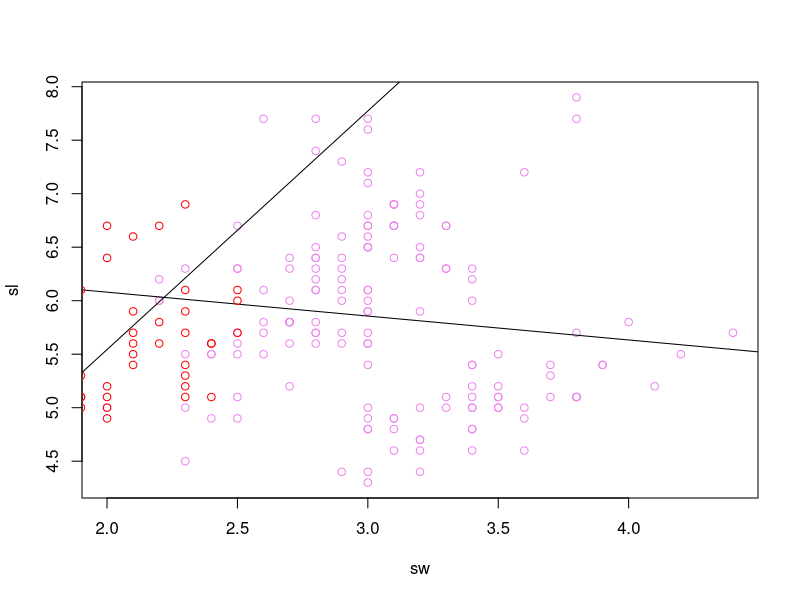

The R source for this figure:
library(dplyr)
data("iris")
sl = iris$Sepal.Length
sw = iris$Sepal.Width
v = lm(sl~sw)
print(v)
a=data.frame(sw=3.5)
y=predict(v,a)
print(y)
plot(x=sw,y=sl,type="p",col="violet")
abline(v)
pl = iris$Petal.Length
pw = iris$Petal.Width
va = lm(pl~pw)
print(va)
a1=data.frame(pw=0.2)
y1=predict(va,a1)
print(y1)
lines(x=pw,y=pl,type="p",col="red")
abline(va)
